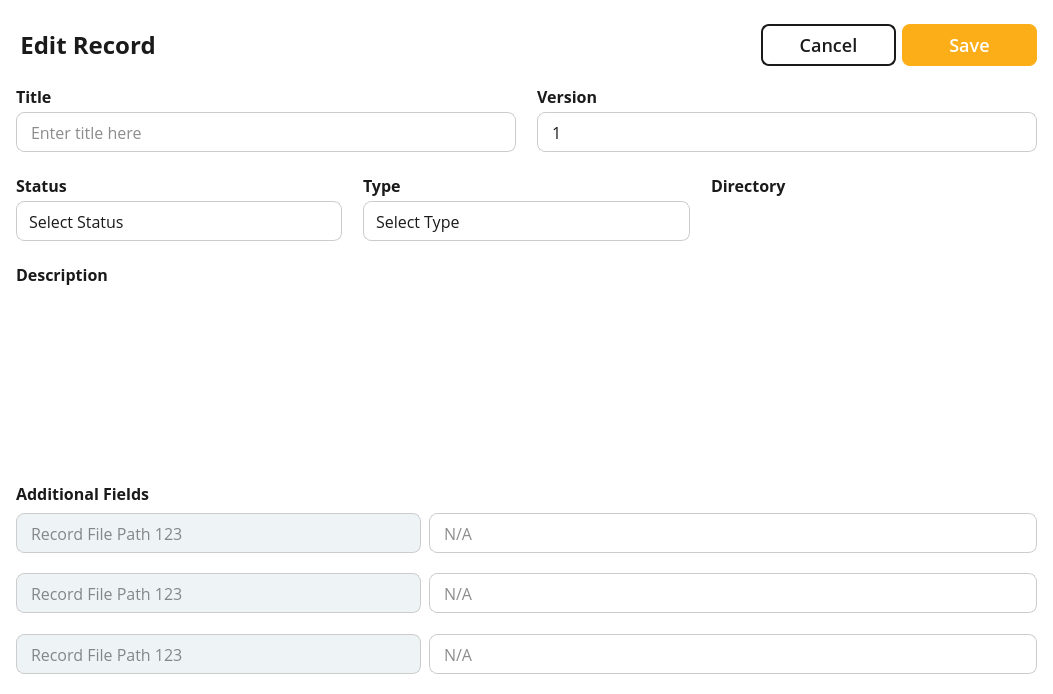
<?xml version="1.0" encoding="UTF-8"?>
<ui version="4.0">
 <class>EditRecordForm</class>
 <widget class="QWidget" name="EditRecordForm">
  <property name="geometry">
   <rect>
    <x>0</x>
    <y>0</y>
    <width>1053</width>
    <height>694</height>
   </rect>
  </property>
  <property name="windowTitle">
   <string>Form</string>
  </property>
  <property name="styleSheet">
   <string notr="true">#EditRecordForm {
	background-color: white;
}</string>
  </property>
  <layout class="QVBoxLayout" name="verticalLayout">
   <property name="spacing">
    <number>18</number>
   </property>
   <property name="leftMargin">
    <number>16</number>
   </property>
   <property name="topMargin">
    <number>24</number>
   </property>
   <property name="rightMargin">
    <number>16</number>
   </property>
   <property name="bottomMargin">
    <number>16</number>
   </property>
   <item>
    <widget class="QWidget" name="headerRow" native="true">
     <property name="maximumSize">
      <size>
       <width>16777215</width>
       <height>42</height>
      </size>
     </property>
     <layout class="QHBoxLayout" name="horizontalLayout">
      <property name="leftMargin">
       <number>0</number>
      </property>
      <property name="topMargin">
       <number>0</number>
      </property>
      <property name="rightMargin">
       <number>0</number>
      </property>
      <property name="bottomMargin">
       <number>0</number>
      </property>
      <item>
       <widget class="QPushButton" name="editRecordButton">
        <property name="maximumSize">
         <size>
          <width>16777215</width>
          <height>34</height>
         </size>
        </property>
        <property name="styleSheet">
         <string notr="true">QPushButton {
	color: #1A1A1A;
	font-family: Open Sans;
	font-weight: 600;
	font-size: 24px;
	line-height: 34px;
	letter-spacing: 0%;
}</string>
        </property>
        <property name="text">
         <string>Edit Record</string>
        </property>
        <property name="icon">
         <iconset resource="../../../Resources/Resources.qrc">
          <normaloff>:/images/Project/nav-back.svg</normaloff>:/images/Project/nav-back.svg</iconset>
        </property>
        <property name="iconSize">
         <size>
          <width>24</width>
          <height>24</height>
         </size>
        </property>
        <property name="flat">
         <bool>true</bool>
        </property>
       </widget>
      </item>
      <item>
       <spacer name="horizontalSpacer">
        <property name="orientation">
         <enum>Qt::Orientation::Horizontal</enum>
        </property>
        <property name="sizeHint" stdset="0">
         <size>
          <width>40</width>
          <height>20</height>
         </size>
        </property>
       </spacer>
      </item>
      <item>
       <widget class="QPushButton" name="cancelButton">
        <property name="minimumSize">
         <size>
          <width>135</width>
          <height>42</height>
         </size>
        </property>
        <property name="maximumSize">
         <size>
          <width>135</width>
          <height>42</height>
         </size>
        </property>
        <property name="styleSheet">
         <string notr="true">QPushButton {
	color: #1A1A1A;
	font-family: Open Sans;
	font-weight: 500;
	font-size: 18px;
	line-height: 24px;
	letter-spacing: 0%;
	border-radius: 8px;
	border: 1.5px solid #1A1A1A
}
</string>
        </property>
        <property name="text">
         <string>Cancel</string>
        </property>
       </widget>
      </item>
      <item>
       <widget class="QPushButton" name="saveRecordButton">
        <property name="minimumSize">
         <size>
          <width>135</width>
          <height>42</height>
         </size>
        </property>
        <property name="maximumSize">
         <size>
          <width>16777215</width>
          <height>42</height>
         </size>
        </property>
        <property name="styleSheet">
         <string notr="true">QPushButton {
	color: white;
	background: #FBAE17;
	border-radius: 8px;
	font-family: Open Sans;
	font-weight: 500;
	font-size: 18px;
	line-height: 24px;
	letter-spacing: 0%;
}</string>
        </property>
        <property name="text">
         <string>Save</string>
        </property>
        <property name="flat">
         <bool>true</bool>
        </property>
       </widget>
      </item>
     </layout>
    </widget>
   </item>
   <item>
    <widget class="QWidget" name="fieldsRow" native="true">
     <property name="styleSheet">
      <string notr="true">QLabel {
	color: #1A1A1A;
	font-family: Open Sans;
	font-weight: 600;
	font-size: 16px;
	line-height: 24px;
	letter-spacing: 0%;
}

QLineEdit {
	color: #1A1A1A;
	background: white;
	font-family: Open Sans;
	font-weight: 400;
	font-size: 16px;
	line-height: 24px;
	letter-spacing: 0%;
	border-radius: 8px;
	border: 1px solid #CCCCCC;
	padding-left: 12px;
	padding-right: 12px;
}</string>
     </property>
     <layout class="QVBoxLayout" name="verticalLayout_2">
      <property name="spacing">
       <number>21</number>
      </property>
      <property name="leftMargin">
       <number>0</number>
      </property>
      <property name="topMargin">
       <number>0</number>
      </property>
      <property name="rightMargin">
       <number>0</number>
      </property>
      <property name="bottomMargin">
       <number>0</number>
      </property>
      <item>
       <widget class="QWidget" name="fieldRow1" native="true">
        <property name="sizePolicy">
         <sizepolicy hsizetype="Preferred" vsizetype="Maximum">
          <horstretch>0</horstretch>
          <verstretch>0</verstretch>
         </sizepolicy>
        </property>
        <layout class="QHBoxLayout" name="horizontalLayout_2">
         <property name="spacing">
          <number>21</number>
         </property>
         <property name="leftMargin">
          <number>0</number>
         </property>
         <property name="topMargin">
          <number>0</number>
         </property>
         <property name="rightMargin">
          <number>0</number>
         </property>
         <property name="bottomMargin">
          <number>0</number>
         </property>
         <item>
          <widget class="QWidget" name="titleFieldGroup" native="true">
           <property name="sizePolicy">
            <sizepolicy hsizetype="Preferred" vsizetype="Maximum">
             <horstretch>0</horstretch>
             <verstretch>0</verstretch>
            </sizepolicy>
           </property>
           <layout class="QVBoxLayout" name="verticalLayout_3">
            <property name="spacing">
             <number>4</number>
            </property>
            <property name="leftMargin">
             <number>0</number>
            </property>
            <property name="topMargin">
             <number>0</number>
            </property>
            <property name="rightMargin">
             <number>0</number>
            </property>
            <property name="bottomMargin">
             <number>0</number>
            </property>
            <item>
             <widget class="QLabel" name="titleFieldLabel">
              <property name="sizePolicy">
               <sizepolicy hsizetype="Preferred" vsizetype="Maximum">
                <horstretch>0</horstretch>
                <verstretch>0</verstretch>
               </sizepolicy>
              </property>
              <property name="minimumSize">
               <size>
                <width>0</width>
                <height>24</height>
               </size>
              </property>
              <property name="maximumSize">
               <size>
                <width>16777215</width>
                <height>24</height>
               </size>
              </property>
              <property name="text">
               <string>Title</string>
              </property>
             </widget>
            </item>
            <item>
             <widget class="QLineEdit" name="titleFieldLineEdit">
              <property name="minimumSize">
               <size>
                <width>0</width>
                <height>40</height>
               </size>
              </property>
              <property name="maximumSize">
               <size>
                <width>16777215</width>
                <height>40</height>
               </size>
              </property>
              <property name="placeholderText">
               <string>Enter title here</string>
              </property>
             </widget>
            </item>
           </layout>
          </widget>
         </item>
         <item>
          <widget class="QWidget" name="versionFieldGroup" native="true">
           <property name="sizePolicy">
            <sizepolicy hsizetype="Preferred" vsizetype="Maximum">
             <horstretch>0</horstretch>
             <verstretch>0</verstretch>
            </sizepolicy>
           </property>
           <layout class="QVBoxLayout" name="verticalLayout_4">
            <property name="spacing">
             <number>4</number>
            </property>
            <property name="leftMargin">
             <number>0</number>
            </property>
            <property name="topMargin">
             <number>0</number>
            </property>
            <property name="rightMargin">
             <number>0</number>
            </property>
            <property name="bottomMargin">
             <number>0</number>
            </property>
            <item>
             <widget class="QLabel" name="versionFieldLabel">
              <property name="sizePolicy">
               <sizepolicy hsizetype="Preferred" vsizetype="Maximum">
                <horstretch>0</horstretch>
                <verstretch>0</verstretch>
               </sizepolicy>
              </property>
              <property name="minimumSize">
               <size>
                <width>0</width>
                <height>24</height>
               </size>
              </property>
              <property name="maximumSize">
               <size>
                <width>16777215</width>
                <height>24</height>
               </size>
              </property>
              <property name="text">
               <string>Version</string>
              </property>
             </widget>
            </item>
            <item>
             <widget class="QLineEdit" name="versionFieldLineEdit">
              <property name="enabled">
               <bool>false</bool>
              </property>
              <property name="minimumSize">
               <size>
                <width>0</width>
                <height>40</height>
               </size>
              </property>
              <property name="maximumSize">
               <size>
                <width>16777215</width>
                <height>40</height>
               </size>
              </property>
              <property name="text">
               <string>1</string>
              </property>
              <property name="readOnly">
               <bool>true</bool>
              </property>
             </widget>
            </item>
           </layout>
          </widget>
         </item>
        </layout>
       </widget>
      </item>
      <item>
       <widget class="QWidget" name="fieldRow2" native="true">
        <property name="sizePolicy">
         <sizepolicy hsizetype="Preferred" vsizetype="Maximum">
          <horstretch>0</horstretch>
          <verstretch>0</verstretch>
         </sizepolicy>
        </property>
        <property name="styleSheet">
         <string notr="true">QComboBox {
	color: #1A1A1A;
	font-family: Open Sans;
	font-weight: 400;
	font-size: 16px;
	line-height: 24px;
	letter-spacing: 0%;

	background-color: white;
	padding-left: 12px;
	padding-right: 12px;
	border: 1px solid #CCCCCC;
	border-radius: 8px;
}

QComboBox::drop-down {
    subcontrol-origin: padding;
    subcontrol-position: top right;
    width: 24px;
    border: none;
}

QComboBox::down-arrow {
	image: url(:/images/chevron-down.svg);
    width: 16px;
    height: 16px;
}

QComboBox::down-arrow:on {
    image: url(:/images/chevron-up.svg);
}

/* Dropdown popup view */
QComboBox QAbstractItemView {
    border: 1px solid #ccc;
    background-color: white;
    selection-background-color: #f0f0f0;
    padding: 4px;
    outline: none;
	border-radius: 8px;
}

/* Each dropdown item */
QComboBox QAbstractItemView::item {
	color: #1A1A1A;
    padding: 6px 12px;
    border-radius: 4px;
}

/* Hovered item */
QComboBox QAbstractItemView::item:hover {
    background-color: #e6f2ff;
}

/* Selected item */
QComboBox QAbstractItemView::item:selected {
    background-color: #d0e8ff;
    color: #1a1a1a;
}</string>
        </property>
        <layout class="QHBoxLayout" name="horizontalLayout_3">
         <property name="spacing">
          <number>21</number>
         </property>
         <property name="leftMargin">
          <number>0</number>
         </property>
         <property name="topMargin">
          <number>0</number>
         </property>
         <property name="rightMargin">
          <number>0</number>
         </property>
         <property name="bottomMargin">
          <number>0</number>
         </property>
         <item>
          <widget class="QWidget" name="statusFieldGroup" native="true">
           <property name="sizePolicy">
            <sizepolicy hsizetype="Preferred" vsizetype="Maximum">
             <horstretch>0</horstretch>
             <verstretch>0</verstretch>
            </sizepolicy>
           </property>
           <layout class="QVBoxLayout" name="verticalLayout_6">
            <property name="spacing">
             <number>4</number>
            </property>
            <property name="leftMargin">
             <number>0</number>
            </property>
            <property name="topMargin">
             <number>0</number>
            </property>
            <property name="rightMargin">
             <number>0</number>
            </property>
            <property name="bottomMargin">
             <number>0</number>
            </property>
            <item>
             <widget class="QLabel" name="statusFieldLabel">
              <property name="sizePolicy">
               <sizepolicy hsizetype="Preferred" vsizetype="Maximum">
                <horstretch>0</horstretch>
                <verstretch>0</verstretch>
               </sizepolicy>
              </property>
              <property name="minimumSize">
               <size>
                <width>0</width>
                <height>24</height>
               </size>
              </property>
              <property name="maximumSize">
               <size>
                <width>16777215</width>
                <height>24</height>
               </size>
              </property>
              <property name="text">
               <string>Status</string>
              </property>
             </widget>
            </item>
            <item>
             <widget class="QComboBox" name="statusFieldComboBox">
              <property name="minimumSize">
               <size>
                <width>0</width>
                <height>40</height>
               </size>
              </property>
              <property name="maximumSize">
               <size>
                <width>16777215</width>
                <height>40</height>
               </size>
              </property>
              <property name="placeholderText">
               <string>Select Status</string>
              </property>
              <property name="frame">
               <bool>false</bool>
              </property>
              <item>
               <property name="text">
                <string>Draft</string>
               </property>
              </item>
              <item>
               <property name="text">
                <string>Review</string>
               </property>
              </item>
              <item>
               <property name="text">
                <string>Reviewed</string>
               </property>
              </item>
             </widget>
            </item>
           </layout>
          </widget>
         </item>
         <item>
          <widget class="QWidget" name="typeFieldGroup" native="true">
           <property name="sizePolicy">
            <sizepolicy hsizetype="Preferred" vsizetype="Maximum">
             <horstretch>0</horstretch>
             <verstretch>0</verstretch>
            </sizepolicy>
           </property>
           <layout class="QVBoxLayout" name="verticalLayout_5">
            <property name="spacing">
             <number>4</number>
            </property>
            <property name="leftMargin">
             <number>0</number>
            </property>
            <property name="topMargin">
             <number>0</number>
            </property>
            <property name="rightMargin">
             <number>0</number>
            </property>
            <property name="bottomMargin">
             <number>0</number>
            </property>
            <item>
             <widget class="QLabel" name="typeFieldLabel">
              <property name="sizePolicy">
               <sizepolicy hsizetype="Preferred" vsizetype="Maximum">
                <horstretch>0</horstretch>
                <verstretch>0</verstretch>
               </sizepolicy>
              </property>
              <property name="minimumSize">
               <size>
                <width>0</width>
                <height>24</height>
               </size>
              </property>
              <property name="maximumSize">
               <size>
                <width>16777215</width>
                <height>24</height>
               </size>
              </property>
              <property name="text">
               <string>Type</string>
              </property>
             </widget>
            </item>
            <item>
             <widget class="QComboBox" name="typeFieldComboBox">
              <property name="minimumSize">
               <size>
                <width>0</width>
                <height>40</height>
               </size>
              </property>
              <property name="maximumSize">
               <size>
                <width>16777215</width>
                <height>40</height>
               </size>
              </property>
              <property name="placeholderText">
               <string>Select Type</string>
              </property>
              <property name="frame">
               <bool>false</bool>
              </property>
             </widget>
            </item>
           </layout>
          </widget>
         </item>
         <item>
          <widget class="QWidget" name="directoryFieldGroup" native="true">
           <property name="sizePolicy">
            <sizepolicy hsizetype="Preferred" vsizetype="Maximum">
             <horstretch>0</horstretch>
             <verstretch>0</verstretch>
            </sizepolicy>
           </property>
           <layout class="QVBoxLayout" name="verticalLayout_7">
            <property name="spacing">
             <number>4</number>
            </property>
            <property name="leftMargin">
             <number>0</number>
            </property>
            <property name="topMargin">
             <number>0</number>
            </property>
            <property name="rightMargin">
             <number>0</number>
            </property>
            <property name="bottomMargin">
             <number>0</number>
            </property>
            <item>
             <widget class="QLabel" name="dirFieldLabel">
              <property name="sizePolicy">
               <sizepolicy hsizetype="Preferred" vsizetype="Maximum">
                <horstretch>0</horstretch>
                <verstretch>0</verstretch>
               </sizepolicy>
              </property>
              <property name="minimumSize">
               <size>
                <width>0</width>
                <height>24</height>
               </size>
              </property>
              <property name="maximumSize">
               <size>
                <width>16777215</width>
                <height>24</height>
               </size>
              </property>
              <property name="text">
               <string>Directory</string>
              </property>
             </widget>
            </item>
            <item>
             <widget class="TreeComboBox" name="dirFieldCombo" native="true">
              <property name="minimumSize">
               <size>
                <width>0</width>
                <height>40</height>
               </size>
              </property>
             </widget>
            </item>
           </layout>
          </widget>
         </item>
        </layout>
       </widget>
      </item>
      <item>
       <widget class="QWidget" name="fieldRow3" native="true">
        <layout class="QVBoxLayout" name="verticalLayout_8">
         <property name="spacing">
          <number>4</number>
         </property>
         <property name="leftMargin">
          <number>0</number>
         </property>
         <property name="topMargin">
          <number>0</number>
         </property>
         <property name="rightMargin">
          <number>0</number>
         </property>
         <property name="bottomMargin">
          <number>0</number>
         </property>
         <item>
          <widget class="QLabel" name="descFieldLabel">
           <property name="sizePolicy">
            <sizepolicy hsizetype="Preferred" vsizetype="Maximum">
             <horstretch>0</horstretch>
             <verstretch>0</verstretch>
            </sizepolicy>
           </property>
           <property name="minimumSize">
            <size>
             <width>0</width>
             <height>24</height>
            </size>
           </property>
           <property name="maximumSize">
            <size>
             <width>16777215</width>
             <height>24</height>
            </size>
           </property>
           <property name="text">
            <string>Description</string>
           </property>
          </widget>
         </item>
         <item>
          <widget class="QWidget" name="descFieldWrapper" native="true">
           <property name="styleSheet">
            <string notr="true">#descTextToolbar {
	background-color: white;
	border-width: 1px, 1px, 0px, 1px;
	border-style: solid;
	border-color: #CCCCCC;
	padding: 12px;
	border-top-left-radius: 8px;
	border-top-right-radius: 8px;
	border-top-width: 1px;
	border-right-width: 1px;
	border-left-width: 1px;
}</string>
           </property>
           <layout class="QVBoxLayout" name="verticalLayout_9">
            <property name="spacing">
             <number>0</number>
            </property>
            <property name="leftMargin">
             <number>0</number>
            </property>
            <property name="topMargin">
             <number>0</number>
            </property>
            <property name="rightMargin">
             <number>0</number>
            </property>
            <property name="bottomMargin">
             <number>0</number>
            </property>
            <item>
             <widget class="RichTextEditor" name="descTextEdit" native="true">
              <property name="styleSheet">
               <string notr="true">RichTextEditor QToolBar {
	color: #1A1A1A;
	border: 1px solid #ccc;
	border-radius: 8px;
	border-bottom-left-radius: 0px;
	border-bottom-right-radius: 0px;
}

RichTextEditor QTextEdit {
	color: #1A1A1A;
	border: 1px solid #ccc;
	border-radius: 8px;
	border-top-left-radius: 0px;
	border-top-right-radius: 0px;
}

RichTextEditor QToolBar * {
	color: #1A1A1A;
}
</string>
              </property>
             </widget>
            </item>
           </layout>
          </widget>
         </item>
        </layout>
       </widget>
      </item>
      <item>
       <widget class="QWidget" name="fieldRow4" native="true">
        <layout class="QVBoxLayout" name="verticalLayout_10">
         <property name="spacing">
          <number>4</number>
         </property>
         <property name="leftMargin">
          <number>0</number>
         </property>
         <property name="topMargin">
          <number>0</number>
         </property>
         <property name="rightMargin">
          <number>0</number>
         </property>
         <property name="bottomMargin">
          <number>0</number>
         </property>
         <item>
          <widget class="QLabel" name="additionalFieldLabel">
           <property name="sizePolicy">
            <sizepolicy hsizetype="Preferred" vsizetype="Maximum">
             <horstretch>0</horstretch>
             <verstretch>0</verstretch>
            </sizepolicy>
           </property>
           <property name="minimumSize">
            <size>
             <width>0</width>
             <height>24</height>
            </size>
           </property>
           <property name="maximumSize">
            <size>
             <width>16777215</width>
             <height>24</height>
            </size>
           </property>
           <property name="text">
            <string>Additional Fields</string>
           </property>
          </widget>
         </item>
         <item>
          <widget class="QWidget" name="additionalFieldsGroup" native="true">
           <layout class="QVBoxLayout" name="verticalLayout_11">
            <property name="spacing">
             <number>12</number>
            </property>
            <property name="leftMargin">
             <number>0</number>
            </property>
            <property name="topMargin">
             <number>0</number>
            </property>
            <property name="rightMargin">
             <number>0</number>
            </property>
            <property name="bottomMargin">
             <number>0</number>
            </property>
            <item>
             <widget class="QWidget" name="addFieldRow1" native="true">
              <property name="sizePolicy">
               <sizepolicy hsizetype="Preferred" vsizetype="Preferred">
                <horstretch>0</horstretch>
                <verstretch>0</verstretch>
               </sizepolicy>
              </property>
              <layout class="QHBoxLayout" name="horizontalLayout_5" stretch="2,3">
               <property name="spacing">
                <number>8</number>
               </property>
               <property name="leftMargin">
                <number>0</number>
               </property>
               <property name="topMargin">
                <number>0</number>
               </property>
               <property name="rightMargin">
                <number>0</number>
               </property>
               <property name="bottomMargin">
                <number>0</number>
               </property>
               <item>
                <widget class="QLineEdit" name="recFilePath1Edit">
                 <property name="minimumSize">
                  <size>
                   <width>0</width>
                   <height>40</height>
                  </size>
                 </property>
                 <property name="maximumSize">
                  <size>
                   <width>16777215</width>
                   <height>40</height>
                  </size>
                 </property>
                 <property name="styleSheet">
                  <string notr="true">background-color: rgb(238, 244, 246);</string>
                 </property>
                 <property name="placeholderText">
                  <string>Record File Path 123</string>
                 </property>
                </widget>
               </item>
               <item>
                <widget class="QLineEdit" name="field1ValueEdit">
                 <property name="minimumSize">
                  <size>
                   <width>0</width>
                   <height>40</height>
                  </size>
                 </property>
                 <property name="maximumSize">
                  <size>
                   <width>16777215</width>
                   <height>40</height>
                  </size>
                 </property>
                 <property name="placeholderText">
                  <string>N/A</string>
                 </property>
                </widget>
               </item>
              </layout>
             </widget>
            </item>
            <item>
             <widget class="QWidget" name="addFieldRow2" native="true">
              <property name="sizePolicy">
               <sizepolicy hsizetype="Preferred" vsizetype="Preferred">
                <horstretch>0</horstretch>
                <verstretch>0</verstretch>
               </sizepolicy>
              </property>
              <layout class="QHBoxLayout" name="horizontalLayout_6" stretch="2,3">
               <property name="spacing">
                <number>8</number>
               </property>
               <property name="leftMargin">
                <number>0</number>
               </property>
               <property name="topMargin">
                <number>0</number>
               </property>
               <property name="rightMargin">
                <number>0</number>
               </property>
               <property name="bottomMargin">
                <number>0</number>
               </property>
               <item>
                <widget class="QLineEdit" name="recFilePath2Edit">
                 <property name="minimumSize">
                  <size>
                   <width>0</width>
                   <height>40</height>
                  </size>
                 </property>
                 <property name="maximumSize">
                  <size>
                   <width>16777215</width>
                   <height>40</height>
                  </size>
                 </property>
                 <property name="styleSheet">
                  <string notr="true">background-color: rgb(238, 244, 246);</string>
                 </property>
                 <property name="placeholderText">
                  <string>Record File Path 123</string>
                 </property>
                </widget>
               </item>
               <item>
                <widget class="QLineEdit" name="field2ValueEdit">
                 <property name="minimumSize">
                  <size>
                   <width>0</width>
                   <height>40</height>
                  </size>
                 </property>
                 <property name="maximumSize">
                  <size>
                   <width>16777215</width>
                   <height>40</height>
                  </size>
                 </property>
                 <property name="placeholderText">
                  <string>N/A</string>
                 </property>
                </widget>
               </item>
              </layout>
             </widget>
            </item>
            <item>
             <widget class="QWidget" name="addFieldRow3" native="true">
              <property name="sizePolicy">
               <sizepolicy hsizetype="Preferred" vsizetype="Preferred">
                <horstretch>0</horstretch>
                <verstretch>0</verstretch>
               </sizepolicy>
              </property>
              <layout class="QHBoxLayout" name="horizontalLayout_7" stretch="2,3">
               <property name="spacing">
                <number>8</number>
               </property>
               <property name="leftMargin">
                <number>0</number>
               </property>
               <property name="topMargin">
                <number>0</number>
               </property>
               <property name="rightMargin">
                <number>0</number>
               </property>
               <property name="bottomMargin">
                <number>0</number>
               </property>
               <item>
                <widget class="QLineEdit" name="recFilePath3Edit">
                 <property name="minimumSize">
                  <size>
                   <width>0</width>
                   <height>40</height>
                  </size>
                 </property>
                 <property name="maximumSize">
                  <size>
                   <width>16777215</width>
                   <height>40</height>
                  </size>
                 </property>
                 <property name="styleSheet">
                  <string notr="true">background-color: rgb(238, 244, 246);</string>
                 </property>
                 <property name="placeholderText">
                  <string>Record File Path 123</string>
                 </property>
                </widget>
               </item>
               <item>
                <widget class="QLineEdit" name="field3ValueEdit">
                 <property name="minimumSize">
                  <size>
                   <width>0</width>
                   <height>40</height>
                  </size>
                 </property>
                 <property name="maximumSize">
                  <size>
                   <width>16777215</width>
                   <height>40</height>
                  </size>
                 </property>
                 <property name="placeholderText">
                  <string>N/A</string>
                 </property>
                </widget>
               </item>
              </layout>
             </widget>
            </item>
           </layout>
          </widget>
         </item>
        </layout>
       </widget>
      </item>
     </layout>
    </widget>
   </item>
  </layout>
 </widget>
 <customwidgets>
  <customwidget>
   <class>TreeComboBox</class>
   <extends>QWidget</extends>
   <header>treecombobox.h</header>
   <container>1</container>
  </customwidget>
  <customwidget>
   <class>RichTextEditor</class>
   <extends>QWidget</extends>
   <header>richtexteditor.h</header>
   <container>1</container>
  </customwidget>
 </customwidgets>
 <resources>
  <include location="../../../Resources/Resources.qrc"/>
 </resources>
 <connections>
  <connection>
   <sender>saveRecordButton</sender>
   <signal>clicked()</signal>
   <receiver>EditRecordForm</receiver>
   <slot>onSaveButtonClicked()</slot>
   <hints>
    <hint type="sourcelabel">
     <x>969</x>
     <y>44</y>
    </hint>
    <hint type="destinationlabel">
     <x>526</x>
     <y>346</y>
    </hint>
   </hints>
  </connection>
  <connection>
   <sender>cancelButton</sender>
   <signal>clicked()</signal>
   <receiver>EditRecordForm</receiver>
   <slot>onCancelButtonClicked()</slot>
   <hints>
    <hint type="sourcelabel">
     <x>828</x>
     <y>44</y>
    </hint>
    <hint type="destinationlabel">
     <x>526</x>
     <y>346</y>
    </hint>
   </hints>
  </connection>
 </connections>
 <slots>
  <slot>onSaveButtonClicked()</slot>
  <slot>onCancelButtonClicked()</slot>
 </slots>
</ui>
